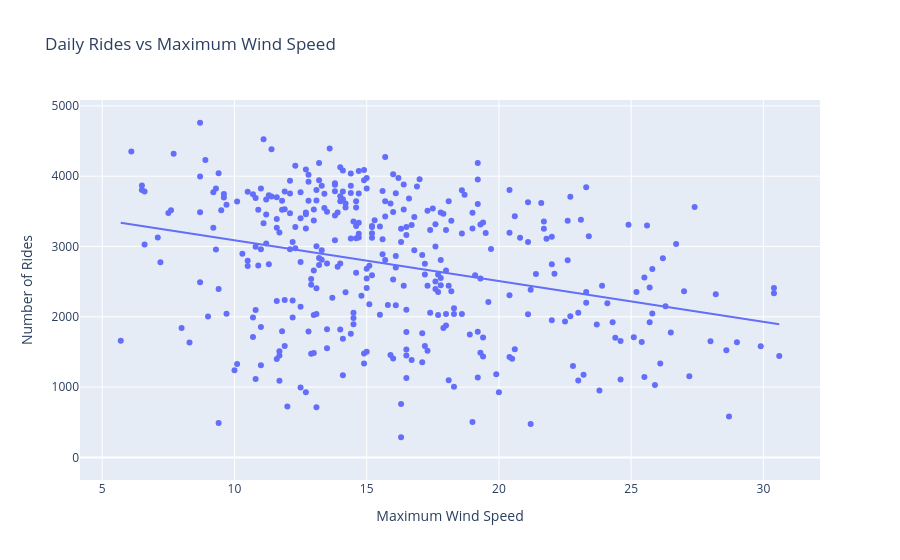

Notebook source saved alongside this figure:
### Markdown cell above
### Rides vs Wind Speed

### Code cell
fig = px.scatter(
    bike_weather_daily,
    x="wind_speed_10m_max",
    y="number_of_rides",
    trendline="ols",
    title="Daily Rides vs Maximum Wind Speed"
)

fig.update_layout(
    xaxis_title="Maximum Wind Speed",
    yaxis_title="Number of Rides"
)

fig.show()

### Figure 1 — Plotly figure (JSON) as saved in the notebook; plotly's stock layout.template omitted (floating-point values rounded to 4 significant figures; data arrays with more than 128 entries replaced by an {"elided": "..."} marker saying what was removed)
{"data": [{"hovertemplate": "wind_speed_10m_max=%{x}<br>number_of_rides=%{y}<extra></extra>", "legendgroup": "", "marker": {"color": "#636efa", "symbol": "circle"}, "mode": "markers", "name": "", "orientation": "v", "showlegend": false, "type": "scatter", "x": {"elided": "366 float values"}, "xaxis": "x", "y": {"elided": "366 int values"}, "yaxis": "y"}, {"hovertemplate": "<b>OLS trendline</b><br>number_of_rides = -57.9592 * wind_speed_10m_max + 3668.14<br>R<sup>2</sup>=0.095970<br><br>wind_speed_10m_max=%{x}<br>number_of_rides=%{y} <b>(trend)</b><extra></extra>", "legendgroup": "", "marker": {"color": "#636efa", "symbol": "circle"}, "mode": "lines", "name": "", "showlegend": false, "type": "scatter", "x": {"elided": "365 float values"}, "xaxis": "x", "y": {"elided": "365 float values"}, "yaxis": "y"}], "layout": {"legend": {"tracegroupgap": 0}, "title": {"text": "Daily Rides vs Maximum Wind Speed"}, "xaxis": {"anchor": "y", "domain": [0, 1], "title": {"text": "Maximum Wind Speed"}}, "yaxis": {"anchor": "x", "domain": [0, 1], "title": {"text": "Number of Rides"}}}}
